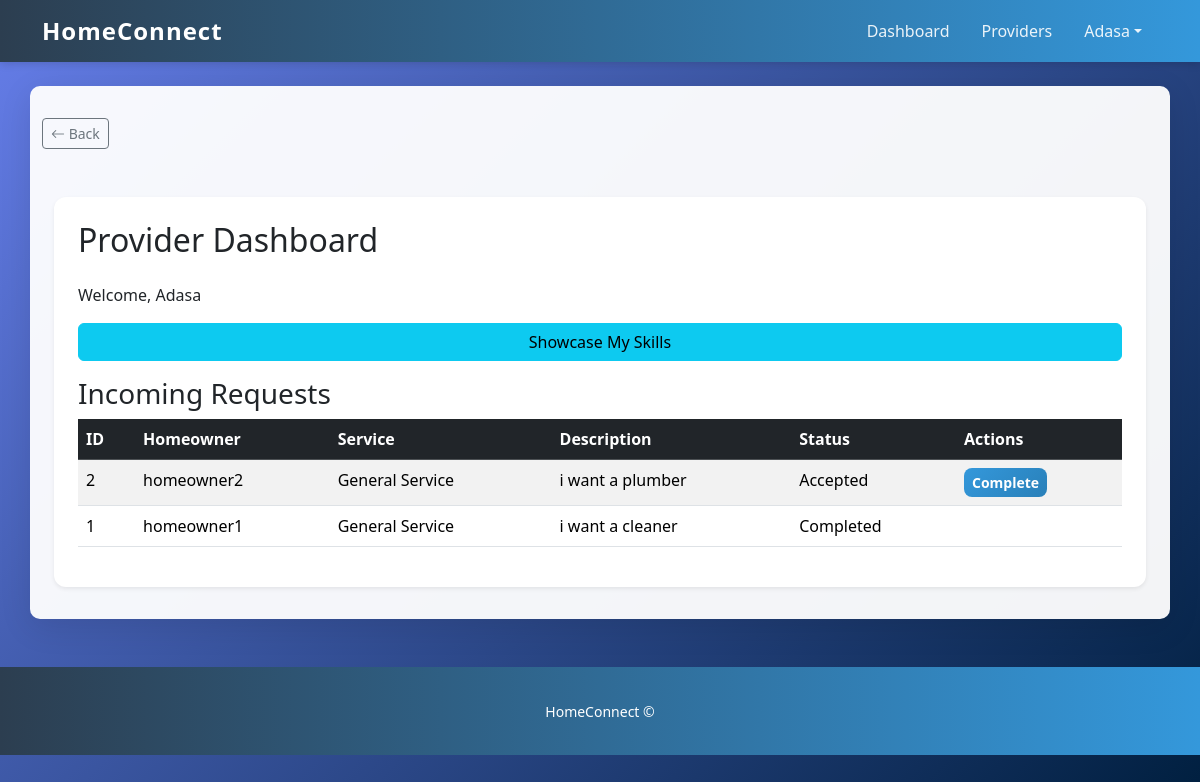
The page /services/provider/dashboard/ (signed in) on the database its author committed.
### accounts/models.py (models this page shows, shortened)
class User(AbstractUser):
    USER_TYPES = [
        ('homeowner', 'Homeowner'),
        ('service_provider', 'Service Provider'),
    ]
    user_type = models.CharField(
        max_length=20,
        choices=USER_TYPES,
        default='homeowner'
    )
    bio = models.TextField(blank=True, null=True)
    profile_image = models.ImageField(
        upload_to='profile_images/',
        blank=True,
        null=True
    )
    phone = models.CharField(max_length=30, blank=True, null=True)
    location = models.CharField(max_length=255, blank=True, null=True)
    city = models.CharField(max_length=100, blank=True, null=True)
    services = models.ManyToManyField(
        Service,
        related_name='users',
        blank=True
    )

### services/models.py (models this page shows, shortened)
class ServiceProvider(models.Model):
    user = models.OneToOneField(
        settings.AUTH_USER_MODEL,
        on_delete=models.CASCADE,
        related_name="services_provider_profile",
    )
    company_name = models.CharField(max_length=150, blank=True)
    phone = models.CharField(max_length=30, blank=True)
    bio = models.TextField(blank=True)
    profile_image = models.ImageField(upload_to="provider_images/", blank=True)
    skills = models.TextField(blank=True)
    experience_years = models.PositiveIntegerField(null=True, blank=True)
    portfolio_image = models.ImageField(upload_to="provider_portfolio/", blank=True)
    location = models.CharField(max_length=150, blank=True)
    created_at = models.DateTimeField(auto_now_add=True)
    services = models.ManyToManyField(Service, related_name="providers", blank=True)

class ServiceRequest(models.Model):
    STATUS_PENDING = "pending"
    STATUS_ACCEPTED = "accepted"
    STATUS_COMPLETED = "completed"
    STATUS_CANCELLED = "cancelled"
    STATUS_CHOICES = [
        (STATUS_PENDING, "Pending"),
        (STATUS_ACCEPTED, "Accepted"),
        (STATUS_COMPLETED, "Completed"),
        (STATUS_CANCELLED, "Cancelled"),
    ]
    homeowner = models.ForeignKey(
        settings.AUTH_USER_MODEL,
        on_delete=models.CASCADE,
        related_name="homeowner_requests",
    )
    provider = models.ForeignKey(
        ServiceProvider,
        on_delete=models.CASCADE,
        related_name="requests",
    )
    service = models.ForeignKey(
        Service,
        on_delete=models.CASCADE,
        related_name="requests",
        default=default_service,
    )
    description = models.TextField(
        default="No description provided",
        blank=True,
        null=True,
    )
    created_at = models.DateTimeField(auto_now_add=True)
    status = models.CharField(
        max_length=20,
        choices=STATUS_CHOICES,
        default=STATUS_PENDING,
    )
    class Meta:
        ordering = ["-created_at"]

class Service(models.Model):
    name = models.CharField(max_length=100, unique=True)
    description = models.TextField(blank=True)

### services/views.py (the view)
# urls.py: path('provider/dashboard/', views.provider_dashboard, name='provider_dashboard'),
@login_required
def provider_dashboard(request):
    if request.user.user_type != 'service_provider':
        return HttpResponseForbidden("Access denied.")
    provider = request.user.services_provider_profile
    requests_qs = provider.requests.select_related('homeowner', 'service').order_by('-created_at')
    return render(
        request,
        'services/provider_dashboard.html',
        {'provider': provider, 'requests': requests_qs}
    )

### templates/services/provider_dashboard.html (shortened to what this page needs)
{% extends 'base.html' %}
{% block content %}
<div class="container mt-5">
    <div class="card shadow-sm p-4">
        <h2 class="mb-4">Provider Dashboard</h2>
        <p>Welcome, {{ provider.company_name|default:provider.user.username }}</p>
        <a href="{% url 'accounts:provider_showcase' %}" class="btn btn-info mb-3">Showcase My Skills</a>
        <h3>Incoming Requests</h3>
        <table class="table table-striped table-hover">
            <thead class="table-dark">
                <tr>
                    <th>ID</th>
                    <th>Homeowner</th>
                    <th>Service</th>
                    <th>Description</th>
                    <th>Status</th>
                    <th>Actions</th>
                </tr>
            </thead>
            <tbody>
                {% for req in requests %}
                <tr>
                    <td>{{ req.id }}</td>
                    <td>{{ req.homeowner.username }}</td>
                    <td>{{ req.service.name }}</td>
                    <td>{{ req.description|truncatechars:50 }}</td>
                    <td>{{ req.get_status_display }}</td>
                    <td>
                        <div class="d-flex gap-1">
                            {% if req.status == 'pending' %}
                            <form method="post" action="{% url 'services:request_action' req.pk %}">
                                {% csrf_token %}
                                <button name="action" value="accept" class="btn btn-sm btn-success">Accept</button>
                                <button name="action" value="cancel" class="btn btn-sm btn-danger">Cancel</button>
                            </form>
                            {% elif req.status == 'accepted' %}
                            <form method="post" action="{% url 'services:request_action' req.pk %}">
                                <button name="action" value="complete" class="btn btn-sm btn-primary">Complete</button>
                            </form>
                            {% endif %}
                        </div>
                    </td>
                </tr>
                {% empty %}
                <tr>
                    <td colspan="6" class="text-center">No incoming requests yet.</td>
                </tr>
                {% endfor %}
            </tbody>
        </table>
    </div>
</div>
{% endblock %}

### templates/base.html (shortened to what this page needs)
{% load static %}
<!doctype html>
<html lang="en">
  <head>
    <link href="https://cdn.jsdelivr.net/npm/bootstrap@5.3.2/dist/css/bootstrap.min.css" rel="stylesheet">
    <link rel="stylesheet" href="https://cdn.jsdelivr.net/npm/bootstrap-icons@1.11.1/font/bootstrap-icons.css">
    <link rel="stylesheet" href="{% static 'css/style.css' %}">
  </head>
  <body>
    <nav class="navbar navbar-expand-lg navbar-light bg-light">
      <div class="container">
        <a class="navbar-brand" href="/">HomeConnect</a>
        <div class="collapse navbar-collapse" id="navmenu">
          <ul class="navbar-nav ms-auto">
            {% if user.is_authenticated %}
              <li class="nav-item"><a class="nav-link" href="{% url 'services:dashboard' %}">Dashboard</a></li>
              <li class="nav-item"><a class="nav-link" href="{% url 'services:providers' %}">Providers</a></li>
              <li class="nav-item dropdown">
                <a class="nav-link dropdown-toggle" href="#" id="userMenu" role="button" data-bs-toggle="dropdown" aria-expanded="false">{{ user.username }}</a>
              </li>
            {% else %}
              <li class="nav-item"><a class="nav-link" href="{% url 'accounts:login' %}">Login</a></li>
              <li class="nav-item"><a class="nav-link" href="{% url 'accounts:register' %}">Register</a></li>
            {% endif %}
          </ul>
        </div>
      </div>
    </nav>
    <main class="container mt-4">
      <div class="mb-3">
        <button class="btn btn-outline-secondary btn-sm" onclick="window.history.back()">
          <i class="bi bi-arrow-left"></i> Back
        </button>
      </div>
      {% block content %}{% endblock %}
    </main>
    <footer class="text-center mt-5 mb-4">
      <small>HomeConnect &copy; {{ now.year }}</small>
    </footer>
  </body>
</html>

### static/css/style.css (style rules this page uses)
:root { --primary-color: #2c3e50; --secondary-color: #3498db; --accent-color: #e74c3c; --light-bg: #ecf0f1; --dark-text: #2c3e50; }
body { background: linear-gradient(135deg, #667eea 0%, #001f3f 100%); min-height: 100vh; font-family: 'Segoe UI', Tahoma, Geneva, Verdana, sans-serif; color: var(--dark-text); }
main { background-color: rgba(255, 255, 255, 0.95); border-radius: 10px; padding: 2rem; margin-top: 2rem; box-shadow: 0 8px 32px rgba(0, 0, 0, 0.1); }
.navbar { background: linear-gradient(90deg, var(--primary-color) 0%, var(--secondary-color) 100%) !important; box-shadow: 0 2px 8px rgba(0, 0, 0, 0.15); }
.navbar-brand { font-weight: 700; font-size: 1.5rem; color: white !important; letter-spacing: 1px; }
.nav-link { color: rgba(255, 255, 255, 0.9) !important; transition: color 0.3s ease; margin: 0 0.5rem; }
.card { border: none; border-radius: 12px; box-shadow: 0 4px 15px rgba(0, 0, 0, 0.1); transition: transform 0.3s ease, box-shadow 0.3s ease; }
.btn-primary { background: linear-gradient(135deg, var(--secondary-color) 0%, #2980b9 100%); border: none; border-radius: 8px; font-weight: 600; transition: transform 0.2s ease, box-shadow 0.2s ease; }
footer { background: linear-gradient(90deg, var(--primary-color) 0%, var(--secondary-color) 100%); color: white; padding: 2rem 0; margin-top: 3rem; }

### rows shown on the page
User: username "Adasa"
ServiceProvider: company_name "Adasa"
ServiceRequest: id "2", homeowner.username "homeowner2", service.name "General Service", description "i want a plumber", status "Accepted", shows "Complete"
ServiceRequest: id "1", homeowner.username "homeowner1", service.name "General Service", description "i want a cleaner", status "Completed"
